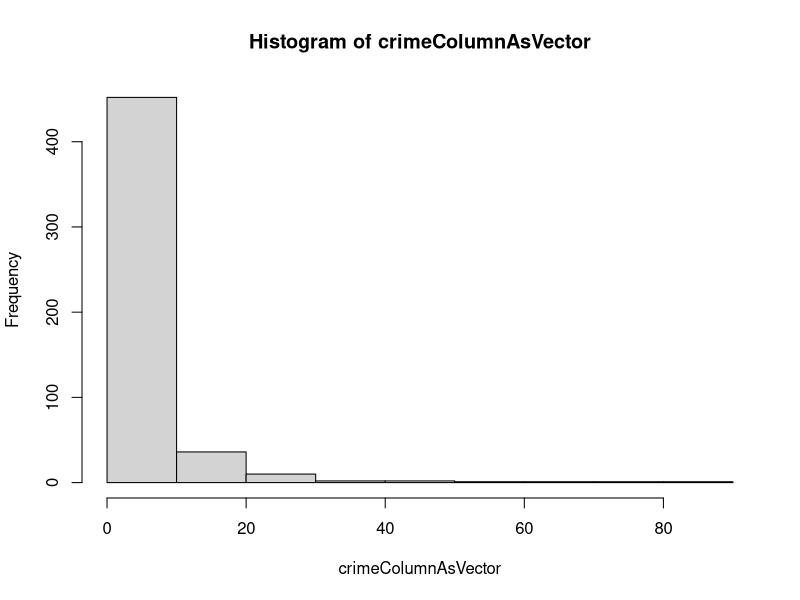
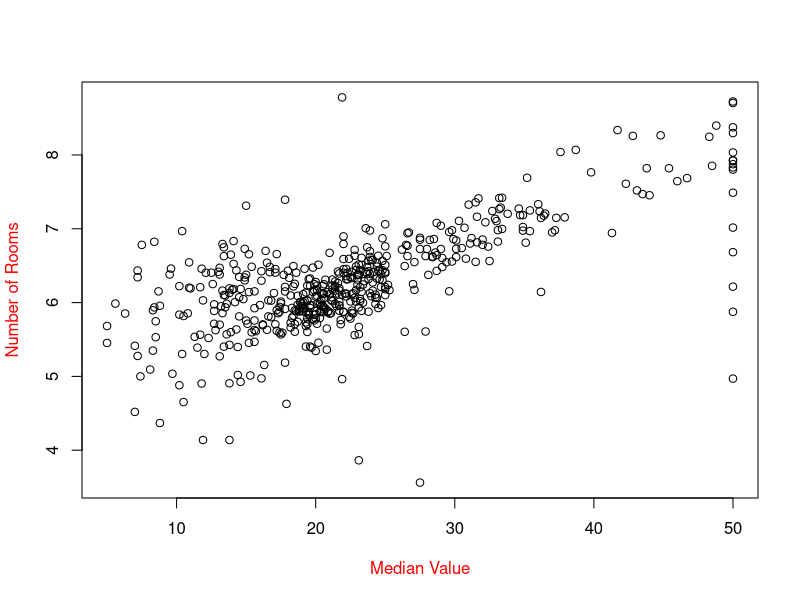
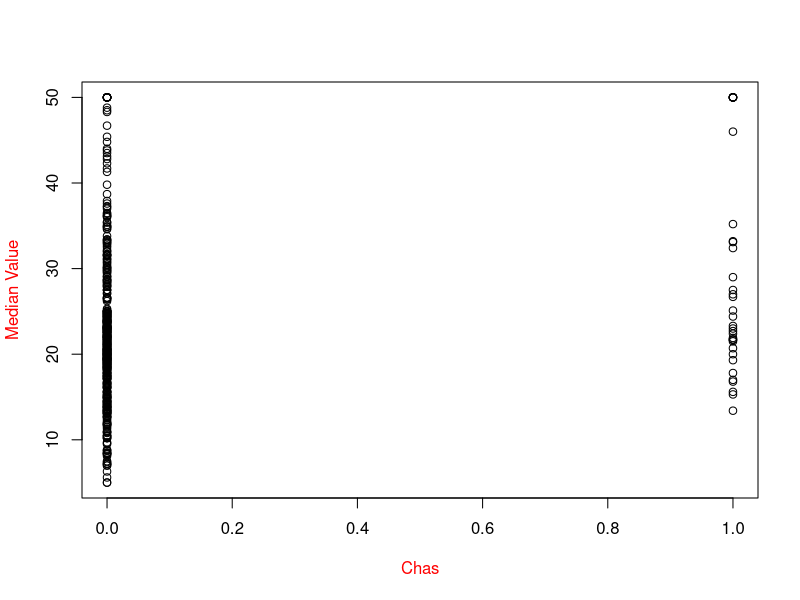
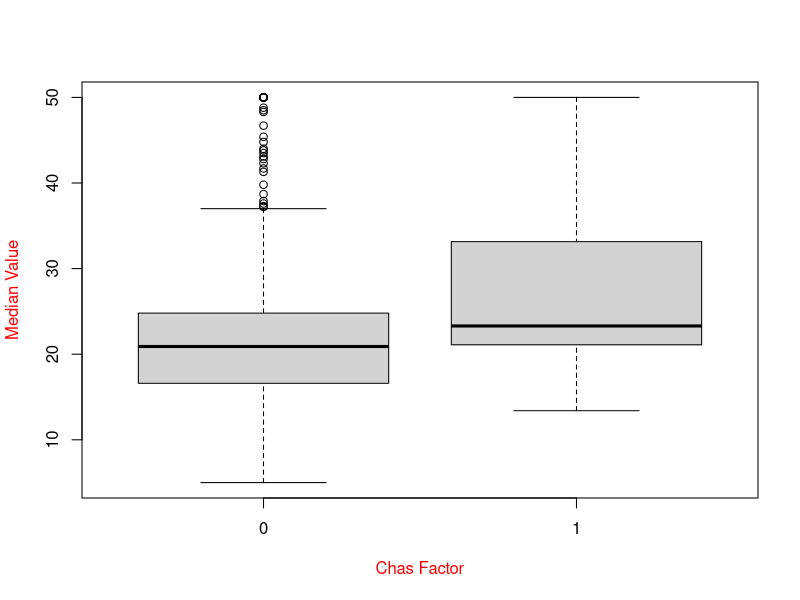

Write the R code that produced these figures, in order.
## ---- chunk 1
if(!require('MASS')){
  library('MASS')
}
data(Boston)
str(Boston)
## ---- chunk 2
head(Boston, n=10)
tail(Boston, n=2)
dataFrameBoston<-Boston
dataFrameBoston[5,]
head(1:5, n=10)
## ---- chunk 3
# Store Boston into a dataframe
# Store entire first column of data frame into crimeColumnAsVector
dataFrameBoston<-Boston
crimeColumnAsVector <- dataFrameBoston[,1]

# Find Mean.
result.mean <- mean(crimeColumnAsVector)
print(result.mean)

# Find Median.
result.median <- median(crimeColumnAsVector)
print(result.median)

# Find Range.
result.range <- range(crimeColumnAsVector)
print(result.range)
## ---- chunk 4
hist(crimeColumnAsVector)
print(crimeColumnAsVector)
## ---- chunk 5
# Store entire 14th column of data frame into medvColumnAsVector
medvColumnAsVector <- dataFrameBoston[,14]
cor(crimeColumnAsVector, medvColumnAsVector)

## ---- chunk 6
# Store entire 6th column of data frame into roomColumnAsVector
roomColumnAsVector <- dataFrameBoston[,6]

# store custom vectors to new dataFrame
dataFrameCustom <- data.frame(x=medvColumnAsVector, y=roomColumnAsVector)

par()              # view current settings
opar <- par()      # make a copy of current settings
par(col.lab="red") # red x and y labels 
plot(dataFrameCustom, xlab="Median Value", ylab="Number of Rooms")

par(opar)          # restore original settings
cor(roomColumnAsVector, medvColumnAsVector)

## ---- chunk 7
# Store entire fourth column of data frame into chasColumnAsVector
chasColumnAsVector <- dataFrameBoston[,4]

# store custom vectors to new dataFrame
dataFrameCustom2 <- data.frame(x=chasColumnAsVector, y=medvColumnAsVector)

par()              # view current settings
opar <- par()      # make a copy of current settings
par(col.lab="red") # red x and y labels 
plot(dataFrameCustom2, xlab="Chas", ylab="Median Value")

# make chas a factor and plot again
chasColumnAsFactor <- factor(chasColumnAsVector)
dataFrameCustom3 <- data.frame(x=chasColumnAsFactor, y=medvColumnAsVector)

plot(dataFrameCustom3, xlab="Chas Factor", ylab="Median Value")

par(opar)          # restore original settings

## ---- chunk 8
# Store entire 9th column of data frame into radColumnAsVector
radColumnAsVector <- dataFrameBoston[,9]
summary(radColumnAsVector)
unique(radColumnAsVector)
sum(radColumnAsVector = 24)
## ---- chunk 9
far <- factor

func1 <- function(radColumnAsVector){
  # loop to traverse vector
  radColumnAsVector + seq_along(radColumnAsVector)
  
  # if structure to determine what to store in factor array
  if( radColumnAsVector[seq_along] != 24)(
     far <- TRUE
  )else(
     far <- FALSE
    )
  

}

# store custom vectors to new dataFrame
#dataFrameCustom4 <- data.frame(x=far, y=medvColumnAsVector)

#par()              # view current settings
#opar <- par()      # make a copy of current settings
#par(col.lab="red") # red x and y labels 
#plot(dataFrameCustom4, xlab="Far", ylab="Median Value")

#par(opar)          # restore original settings    



## ---- chunk 10
# Store entire 13th column of data frame into lstatColumnAsVector
lstatColumnAsVector <- dataFrameBoston[,13]

# create new data frame from 4 vectors
dataFrameSummary <- c(crimeColumnAsVector)
dataFrameSummary <- c(roomColumnAsVector)
dataFrameSummary <- c(lstatColumnAsVector)
dataFrameSummary <- c(medvColumnAsVector)

# find neighborhood with highest median value
frameIndex <- which.max(medvColumnAsVector)
print(frameIndex)

rows <- 1
rows <- 6
rows <- 13
rows <- 14

Boston[c(frameIndex), ]

